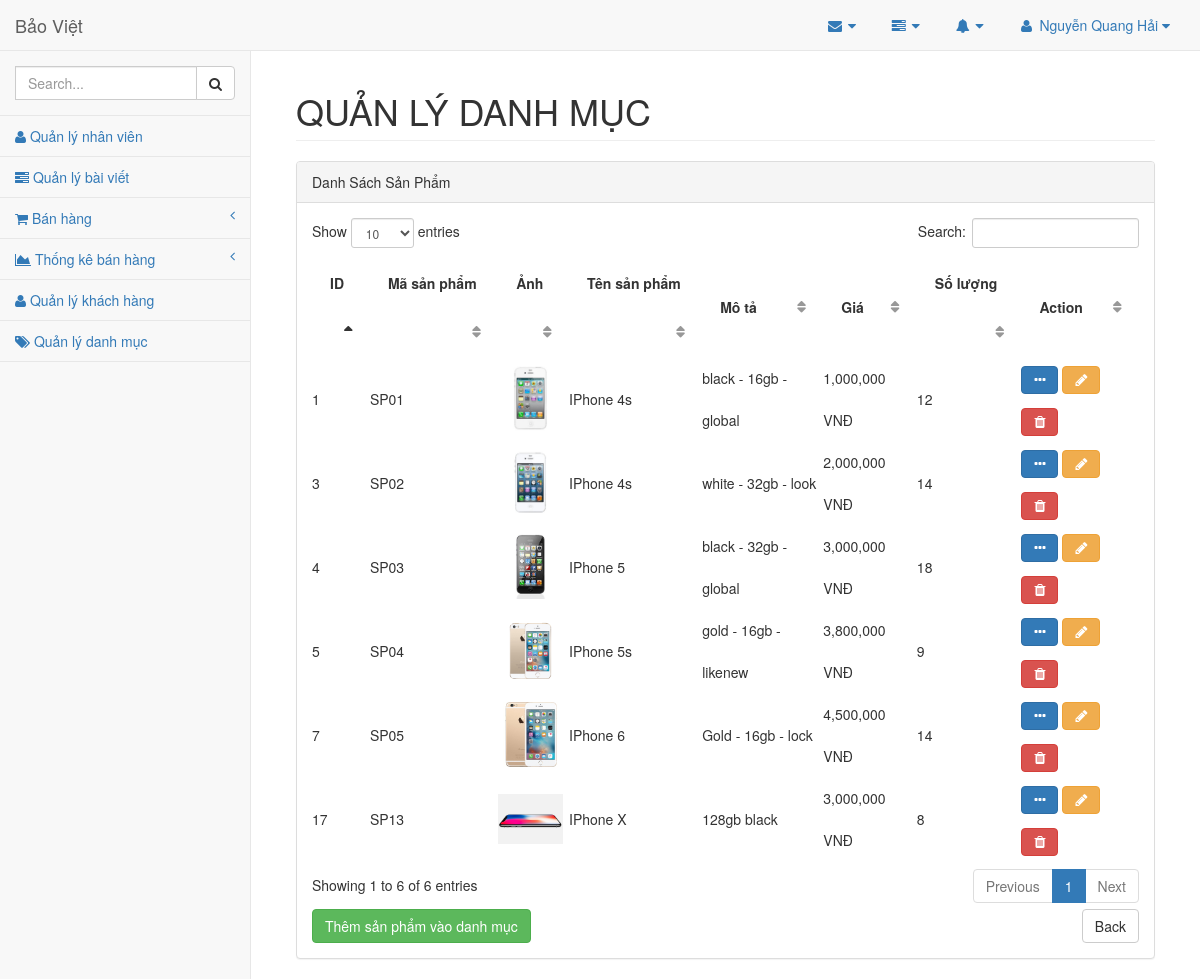
The page /admin/index.php?mod=categories&act=detail&id=2 (signed in) on the database its author committed.
### tables this page shows
CREATE TABLE `products`  (
  `id` int(11) NOT NULL AUTO_INCREMENT,
  `code` varchar(255) NOT NULL,
  `name` varchar(255) NOT NULL,
  `description` text NOT NULL,
  `price` decimal(10, 0) NOT NULL,
  `quantity` decimal(11, 0) NOT NULL,
  `category_id` int(11) NOT NULL,
  `image` varchar(255) NOT NULL,
  PRIMARY KEY (`id`) USING BTREE,
  UNIQUE INDEX `code`(`code`) USING BTREE
);

### admin/models/Connection.php (called while the page is built, shortened)
<?php
	class Connection
	{
		function __construct()
		{
			$servername="localhost";
			$username="root";
			$password="";
			$dbname="baoviet";
			$this->conn = new mysqli($servername,$username,$password,$dbname);
		}
	}
 ?>

### admin/models/Model.php (called while the page is built, shortened)
<?php
	class Model
	{
		function __construct()
		{
			$connect=new Connection();
			$this->conn=$connect->conn;
		}
	}
 ?>

### admin/models/Category.php (called while the page is built, shortened)
<?php
	class Category extends Model
	{
		public function products($id)
		{
			$data=array();
			$query="select * from products where category_id=".$id;
			$result=$this->conn->query($query);
			while ($row=$result->fetch_assoc()) {
				$data[]=$row;
			}
			return $data;
		}
	}
 ?>

### admin/views/category/listProducts.php (the view, shortened to what this page needs)
 <div class="panel-heading">
     Danh Sách Sản Phẩm
 </div>
 <div class="panel-body">
<table id="table"  class="my_table" width="100%" class="table table-striped table-bordered table-hover" id="dataTables-example">
	<thead>
		<tr>
			<th>ID</th>
                 <th>Mã sản phẩm</th>
			<th>Ảnh</th>
			<th>Tên sản phẩm</th>
			<th>Mô tả</th>
			<th>Giá</th>
			<th>Số lượng</th>
			<th>Action</th>
		</tr>
	</thead>
	<tbody>
	<?php
	foreach ($data as $product) { ?>
		<tr>
			<td><?= $product['id'] ?></td>
			<td><?= $product['code'] ?></td>
                 <td><img style="width: 65px; padding: 5px 0;" src="upload/product/<?= $product['image'] ?>" class="img-responsive"></td>
			<td><?= $product['name'] ?></td>
			<td><?= $product['description'] ?></td>
			<td><?php echo number_format($product['price'])." VNĐ";  ?></td>
			<td><?= $product['quantity'] ?></td>
			<td>
                     <button type="button" class="btn btn-primary fa fa-ellipsis-h" data-toggle="modal" data-target=".modal_<?= $product['code'] ?>"></button>
			<a class='btn btn-warning fa fa-pencil' href='?mod=products&act=edit&id=<?= $product['id'] ?>'></a>
			<a class='btn btn-danger delete fa fa-trash'  href='?mod=products&act=delete&id=<?= $product['id'] ?>'></a>
			</td>
		</tr>
	<?php } ?>
	</tbody>
</table>
<a class="btn btn-default" style="float: right;" href="?mod=categories&act=list" title="Back">Back</a>
     <a href="index.php?mod=categories&act=addProduct&category_id=<?= $id ?>" class="btn btn-success" title="Thêm sản phẩm vào danh mục">Thêm sản phẩm vào danh mục</a>
 </div>

### admin/views/header.php (style rules this page uses)
table td { line-height: 3.0; }
table th { line-height: 3.5; }

### rows shown on the page
products: id "1", code "SP01", image (picture), name "IPhone 4s", description "black - 16gb - global", price "1,000,000", quantity "12"
products: id "3", code "SP02", image (picture), name "IPhone 4s", description "white - 32gb - look", price "2,000,000", quantity "14"
products: id "4", code "SP03", image (picture), name "IPhone 5", description "black - 32gb - global", price "3,000,000", quantity "18"
products: id "5", code "SP04", image (picture), name "IPhone 5s", description "gold - 16gb - likenew", price "3,800,000", quantity "9"
products: id "7", code "SP05", image (picture), name "IPhone 6", description "Gold - 16gb - lock", price "4,500,000", quantity "14"
products: id "17", code "SP13", image (picture), name "IPhone X", description "128gb black", price "3,000,000", quantity "8"

### other values the page prints
$_SESSION['account']['name'] "Nguyễn Quang Hải"
